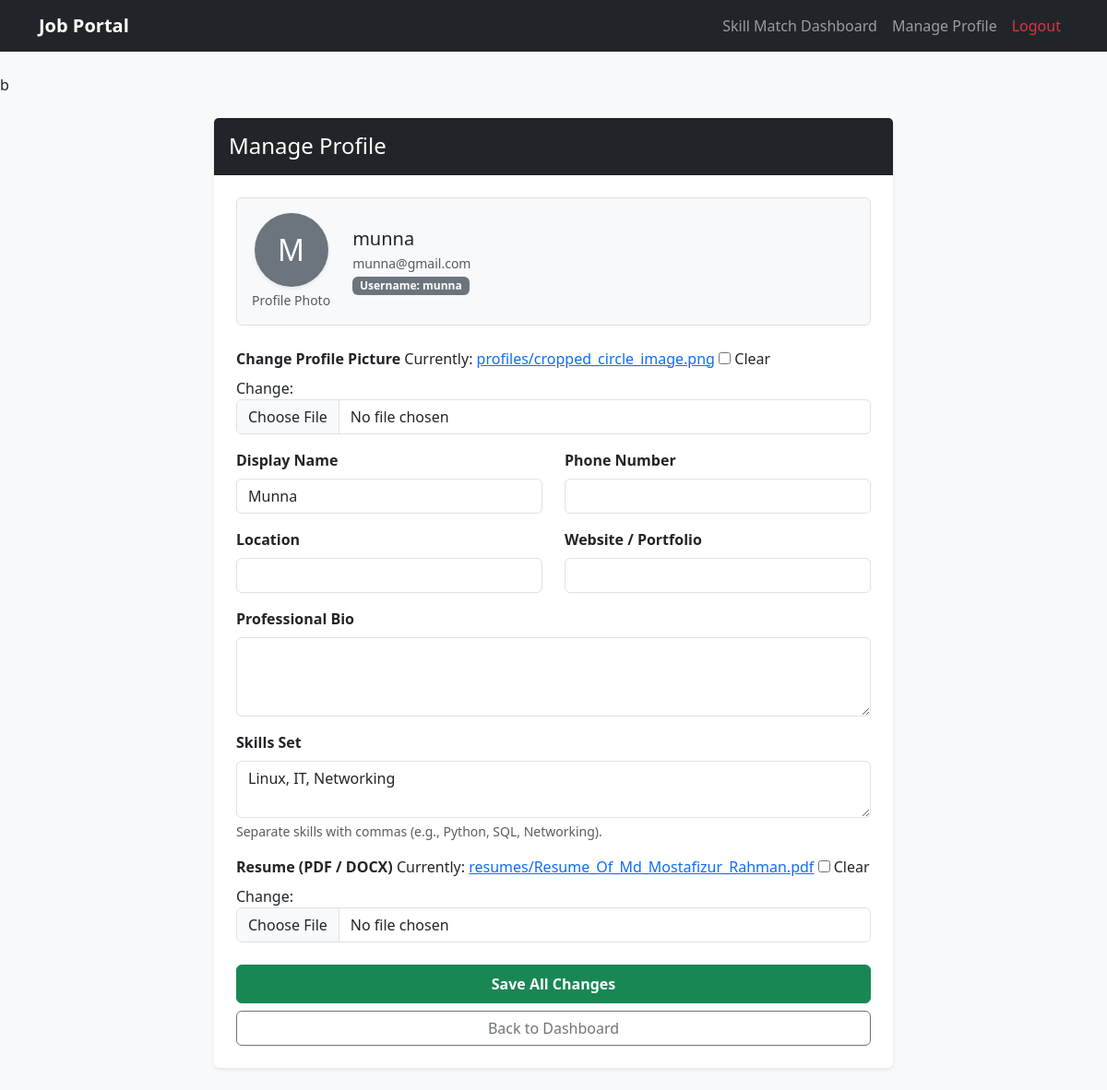
Page /profile/ (signed in) on the earlier database version.
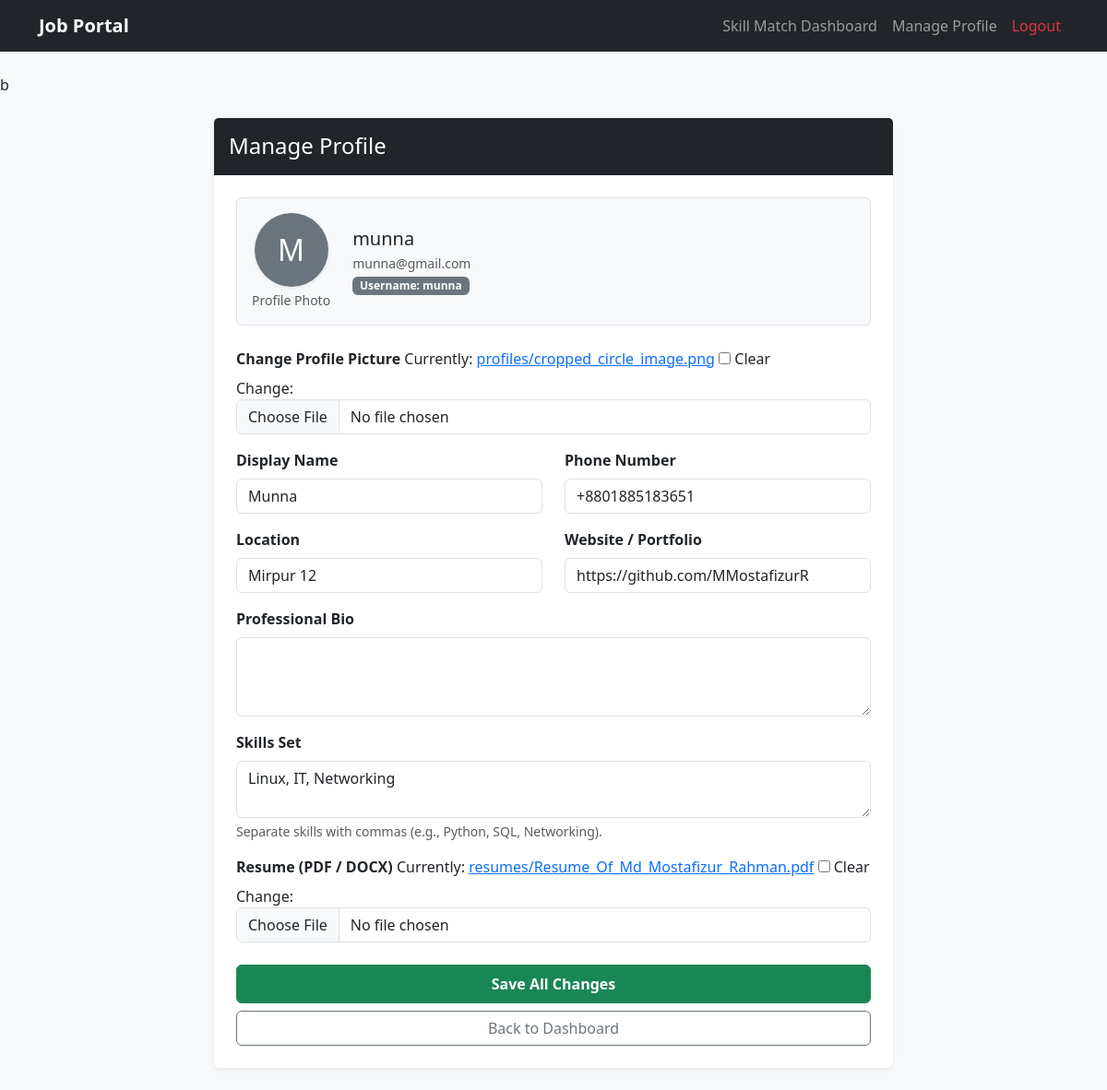
Same page on the later database version.
### Job_Portal/models.py (models this page shows, shortened)
class UserProfile(models.Model):
  USER_TYPES = [
      ('jobseeker', 'Jobseeker'),
      ('recruiter', 'Recruiter'),
  ]
  user = models.OneToOneField(User, on_delete=models.CASCADE)
  user_type = models.CharField(max_length=20, choices=USER_TYPES, default='jobseeker')
  display_name = models.CharField(max_length=100, blank=True, null=True)
  profile_picture = models.ImageField(
      upload_to='profiles/', blank=True, null=True
  )
  phone_number = models.CharField(max_length=20, blank=True, null=True)
  location = models.CharField(max_length=100, blank=True, null=True)
  website = models.URLField(blank=True, null=True)
  bio = models.TextField(blank=True, null=True)
  company_info = models.TextField(blank=True, null=True)
  skills_set = models.TextField(blank=True, null=True)
  resume = models.FileField(upload_to='resumes/', blank=True, null=True)

### Job_Portal/views.py (the view)
# urls.py: path('profile/', views.profile_manage_view, name='profile_manage'),
@login_required
def profile_manage_view(request):
    profile = request.user.userprofile
    if request.method == 'POST':
        form = UserProfileForm(request.POST, request.FILES, instance=profile)
        if form.is_valid():
            form.save()
            messages.success(request, 'Profile updated successfully!')
            return redirect('dashboard')
    else:
        form = UserProfileForm(instance=profile)
    return render(request, 'profile_manage.html', {'form': form})

### templates/profile_manage.html (shortened to what the changed rows need)
{% extends 'base.html' %}
{% block content %}
<div class="row justify-content-center my-4">
    <div class="col-md-9 col-lg-8">
        <div class="card shadow-sm border-0">
            <div class="card-body p-4">
                <form method="POST" enctype="multipart/form-data">
                    <div class="mb-3">
                        <label class="form-label fw-bold">Change Profile Picture</label>
                        {{ form.profile_picture }}
                    </div>
                    <div class="row">
                        <div class="col-md-6 mb-3">
                            <label class="form-label fw-bold">Display Name</label>
                            {{ form.display_name }}
                        </div>
                        <div class="col-md-6 mb-3">
                            <label class="form-label fw-bold">Phone Number</label>
                            {{ form.phone_number }}
                        </div>
                    </div>
                    <div class="row">
                        <div class="col-md-6 mb-3">
                            <label class="form-label fw-bold">Location</label>
                            {{ form.location }}
                        </div>
                        <div class="col-md-6 mb-3">
                            <label class="form-label fw-bold">Website / Portfolio</label>
                            {{ form.website }}
                        </div>
                    </div>
                    <div class="mb-3">
                        <label class="form-label fw-bold">Professional Bio</label>
                        {{ form.bio }}
                    </div>
                    {% if profile.user_type == 'recruiter' %}
                        <div class="mb-3">
                            <label class="form-label fw-bold">Company Information</label>
                            {{ form.company_info }}
                        </div>
                    {% else %}
                        <div class="mb-3">
                            <label class="form-label fw-bold">Skills Set</label>
                            {{ form.skills_set }}
                            <div class="form-text">Separate skills with commas (e.g., Python, SQL, Networking).</div>
                        </div>
                        <div class="mb-4">
                            <label class="form-label fw-bold">Resume (PDF / DOCX)</label>
                            {{ form.resume }}
                        </div>
                    {% endif %}
                </form>
            </div>
        </div>
    </div>
</div>
{% endblock %}

Differences in the rows shown:
changed UserProfile "Munna": phone_number (not shown) → "+8801885183651"; location (not shown) → "Mirpur 12"; website (not shown) → "https://github.com/MMostafizurR"
